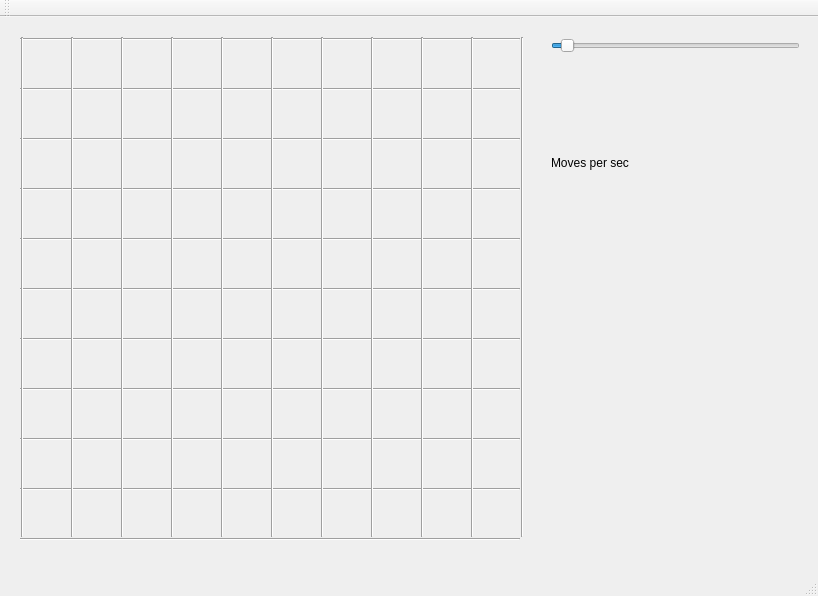
<?xml version="1.0" encoding="UTF-8"?>
<ui version="4.0">
 <class>MainWindow</class>
 <widget class="QMainWindow" name="MainWindow">
  <property name="geometry">
   <rect>
    <x>0</x>
    <y>0</y>
    <width>818</width>
    <height>596</height>
   </rect>
  </property>
  <property name="windowTitle">
   <string>MainWindow</string>
  </property>
  <widget class="QWidget" name="centralWidget">
   <widget class="QWidget" name="flatland" native="true">
    <property name="geometry">
     <rect>
      <x>20</x>
      <y>20</y>
      <width>504</width>
      <height>504</height>
     </rect>
    </property>
    <widget class="Line" name="line">
     <property name="geometry">
      <rect>
       <x>0</x>
       <y>0</y>
       <width>500</width>
       <height>4</height>
      </rect>
     </property>
     <property name="orientation">
      <enum>Qt::Horizontal</enum>
     </property>
    </widget>
    <widget class="Line" name="line_2">
     <property name="geometry">
      <rect>
       <x>0</x>
       <y>50</y>
       <width>500</width>
       <height>4</height>
      </rect>
     </property>
     <property name="orientation">
      <enum>Qt::Horizontal</enum>
     </property>
    </widget>
    <widget class="Line" name="line_3">
     <property name="geometry">
      <rect>
       <x>0</x>
       <y>100</y>
       <width>500</width>
       <height>4</height>
      </rect>
     </property>
     <property name="orientation">
      <enum>Qt::Horizontal</enum>
     </property>
    </widget>
    <widget class="Line" name="line_4">
     <property name="geometry">
      <rect>
       <x>0</x>
       <y>150</y>
       <width>500</width>
       <height>4</height>
      </rect>
     </property>
     <property name="orientation">
      <enum>Qt::Horizontal</enum>
     </property>
    </widget>
    <widget class="Line" name="line_5">
     <property name="geometry">
      <rect>
       <x>0</x>
       <y>200</y>
       <width>500</width>
       <height>4</height>
      </rect>
     </property>
     <property name="orientation">
      <enum>Qt::Horizontal</enum>
     </property>
    </widget>
    <widget class="Line" name="line_6">
     <property name="geometry">
      <rect>
       <x>0</x>
       <y>250</y>
       <width>500</width>
       <height>4</height>
      </rect>
     </property>
     <property name="orientation">
      <enum>Qt::Horizontal</enum>
     </property>
    </widget>
    <widget class="Line" name="line_7">
     <property name="geometry">
      <rect>
       <x>0</x>
       <y>300</y>
       <width>500</width>
       <height>4</height>
      </rect>
     </property>
     <property name="orientation">
      <enum>Qt::Horizontal</enum>
     </property>
    </widget>
    <widget class="Line" name="line_8">
     <property name="geometry">
      <rect>
       <x>0</x>
       <y>400</y>
       <width>500</width>
       <height>4</height>
      </rect>
     </property>
     <property name="orientation">
      <enum>Qt::Horizontal</enum>
     </property>
    </widget>
    <widget class="Line" name="line_9">
     <property name="geometry">
      <rect>
       <x>0</x>
       <y>350</y>
       <width>500</width>
       <height>4</height>
      </rect>
     </property>
     <property name="orientation">
      <enum>Qt::Horizontal</enum>
     </property>
    </widget>
    <widget class="Line" name="line_10">
     <property name="geometry">
      <rect>
       <x>0</x>
       <y>450</y>
       <width>500</width>
       <height>4</height>
      </rect>
     </property>
     <property name="orientation">
      <enum>Qt::Horizontal</enum>
     </property>
    </widget>
    <widget class="Line" name="line_11">
     <property name="geometry">
      <rect>
       <x>0</x>
       <y>500</y>
       <width>500</width>
       <height>4</height>
      </rect>
     </property>
     <property name="orientation">
      <enum>Qt::Horizontal</enum>
     </property>
    </widget>
    <widget class="Line" name="line_12">
     <property name="geometry">
      <rect>
       <x>0</x>
       <y>0</y>
       <width>4</width>
       <height>500</height>
      </rect>
     </property>
     <property name="orientation">
      <enum>Qt::Vertical</enum>
     </property>
    </widget>
    <widget class="Line" name="line_13">
     <property name="geometry">
      <rect>
       <x>50</x>
       <y>0</y>
       <width>4</width>
       <height>500</height>
      </rect>
     </property>
     <property name="orientation">
      <enum>Qt::Vertical</enum>
     </property>
    </widget>
    <widget class="Line" name="line_14">
     <property name="geometry">
      <rect>
       <x>100</x>
       <y>0</y>
       <width>4</width>
       <height>500</height>
      </rect>
     </property>
     <property name="orientation">
      <enum>Qt::Vertical</enum>
     </property>
    </widget>
    <widget class="Line" name="line_15">
     <property name="geometry">
      <rect>
       <x>150</x>
       <y>0</y>
       <width>4</width>
       <height>500</height>
      </rect>
     </property>
     <property name="orientation">
      <enum>Qt::Vertical</enum>
     </property>
    </widget>
    <widget class="Line" name="line_16">
     <property name="geometry">
      <rect>
       <x>200</x>
       <y>0</y>
       <width>4</width>
       <height>500</height>
      </rect>
     </property>
     <property name="orientation">
      <enum>Qt::Vertical</enum>
     </property>
    </widget>
    <widget class="Line" name="line_17">
     <property name="geometry">
      <rect>
       <x>250</x>
       <y>0</y>
       <width>4</width>
       <height>500</height>
      </rect>
     </property>
     <property name="orientation">
      <enum>Qt::Vertical</enum>
     </property>
    </widget>
    <widget class="Line" name="line_18">
     <property name="geometry">
      <rect>
       <x>300</x>
       <y>0</y>
       <width>4</width>
       <height>500</height>
      </rect>
     </property>
     <property name="orientation">
      <enum>Qt::Vertical</enum>
     </property>
    </widget>
    <widget class="Line" name="line_19">
     <property name="geometry">
      <rect>
       <x>350</x>
       <y>0</y>
       <width>4</width>
       <height>500</height>
      </rect>
     </property>
     <property name="orientation">
      <enum>Qt::Vertical</enum>
     </property>
    </widget>
    <widget class="Line" name="line_20">
     <property name="geometry">
      <rect>
       <x>400</x>
       <y>0</y>
       <width>4</width>
       <height>500</height>
      </rect>
     </property>
     <property name="orientation">
      <enum>Qt::Vertical</enum>
     </property>
    </widget>
    <widget class="Line" name="line_21">
     <property name="geometry">
      <rect>
       <x>450</x>
       <y>0</y>
       <width>4</width>
       <height>500</height>
      </rect>
     </property>
     <property name="orientation">
      <enum>Qt::Vertical</enum>
     </property>
    </widget>
    <widget class="Line" name="line_22">
     <property name="geometry">
      <rect>
       <x>500</x>
       <y>0</y>
       <width>4</width>
       <height>500</height>
      </rect>
     </property>
     <property name="orientation">
      <enum>Qt::Vertical</enum>
     </property>
    </widget>
    <zorder>line_5</zorder>
    <zorder>line_3</zorder>
    <zorder>line_6</zorder>
    <zorder>line_11</zorder>
    <zorder>line_8</zorder>
    <zorder>line_7</zorder>
    <zorder>line_4</zorder>
    <zorder>line_9</zorder>
    <zorder>line_2</zorder>
    <zorder>line_10</zorder>
    <zorder>line</zorder>
    <zorder>line_12</zorder>
    <zorder>line_13</zorder>
    <zorder>line_14</zorder>
    <zorder>line_15</zorder>
    <zorder>line_16</zorder>
    <zorder>line_17</zorder>
    <zorder>line_18</zorder>
    <zorder>line_19</zorder>
    <zorder>line_20</zorder>
    <zorder>line_21</zorder>
    <zorder>line_22</zorder>
   </widget>
   <widget class="QWidget" name="verticalLayoutWidget">
    <property name="geometry">
     <rect>
      <x>540</x>
      <y>10</y>
      <width>271</width>
      <height>251</height>
     </rect>
    </property>
    <layout class="QVBoxLayout" name="settings">
     <item>
      <widget class="QSlider" name="moves_per_sec">
       <property name="maximum">
        <number>50</number>
       </property>
       <property name="value">
        <number>2</number>
       </property>
       <property name="orientation">
        <enum>Qt::Horizontal</enum>
       </property>
      </widget>
     </item>
     <item>
      <widget class="QLabel" name="label">
       <property name="text">
        <string>Moves per sec</string>
       </property>
      </widget>
     </item>
    </layout>
   </widget>
   <zorder>flatland</zorder>
   <zorder>verticalLayoutWidget</zorder>
   <zorder>label</zorder>
  </widget>
  <widget class="QMenuBar" name="menuBar">
   <property name="geometry">
    <rect>
     <x>0</x>
     <y>0</y>
     <width>818</width>
     <height>27</height>
    </rect>
   </property>
  </widget>
  <widget class="QToolBar" name="mainToolBar">
   <attribute name="toolBarArea">
    <enum>TopToolBarArea</enum>
   </attribute>
   <attribute name="toolBarBreak">
    <bool>false</bool>
   </attribute>
  </widget>
  <widget class="QStatusBar" name="statusBar"/>
 </widget>
 <layoutdefault spacing="6" margin="11"/>
 <resources/>
 <connections/>
</ui>
